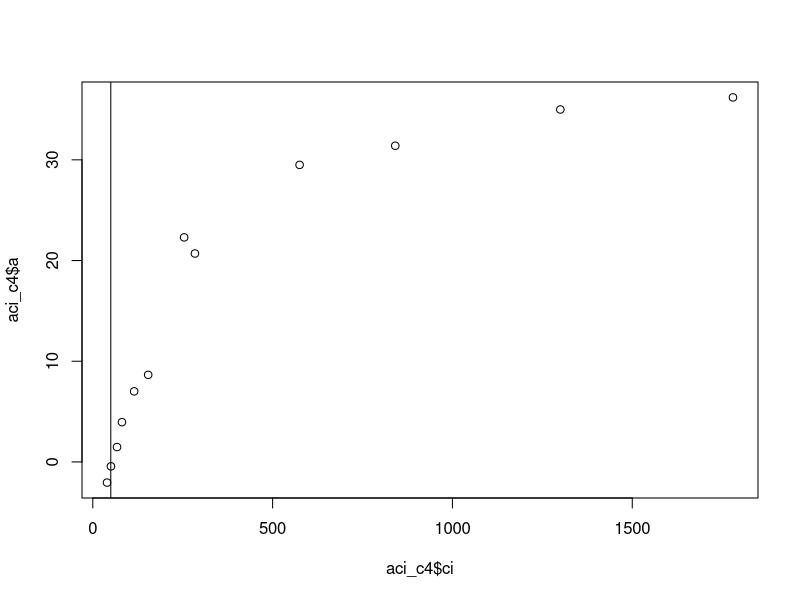

Reproduce this figure in R. (Note: this script raises an error after producing the figure.)
## C4 example
############################################
############################################
############################################
library(doBy); library(stats)
# rm(list=ls()); 
#clear console
#dev.off(); 
#cat("\f") # ~ ~ ~ ~ ~ ~ ~ ~ ~ ~ ~

############################################
# load minpack.lm package to fit C4 curves using nlsLM
############################################
library(minpack.lm)

############################################
# load implementation of C4 ACi curve fitter (based on von Caemmerer 2000 and function AciC4 from plantecophys)
############################################
#general inputs






#Km,GammaStar Optionally, provide Michaelis-Menten coefficient for Farquhar model, and Gammastar. If not provided, they are calculated with a built-in function of leaf temperature


#Rd Day respiration rate (mu mol m-2 s-1), optional (if not provided, calculated from Tleaf, Rd0, Q10 and TrefR). Must be a positive value (an error occurs when a negative value is supplied

O2=210 #O2 Mesophyll O2 concentration
FRM=0.5 #FRM Fraction of day respiration that is mesophyll respiration (Rm)
alpha=0 #alpha Fraction of PSII activity in the bundle sheath (-)
Q10=2 #Q10 T-dependence parameter for Michaelis-Menten coefficients
x=0.4 #x Partitioning factor for electron transport
THETA=0.7 #THETA Shape parameter of the non-rectangular hyperbola
low_gammastar <- 1.93e-4 # Half the reciprocal for Rubisco specificity (NOT CO2 compensation point)
Vpr=80 #Vpr PEP regeneration (mu mol m-2 s-1)
gbs= 3e-3 #gbs Bundle sheath conductance (mol m-2 s-1)

# enzyme-limited photosynthesis function
A.enzyme.func=a ~ (-(-(((pmin(ci * Vpmax/(ci + Kp), Vpr)) - Rm + gbs * ci) + (Vcmax - Rd) + gbs * 
                             K +((alpha/0.047) * (low_gammastar * Vcmax + Rd * Kc/Ko)))) - 
                         sqrt((-(((pmin(ci * Vpmax/(ci + Kp), Vpr)) - Rm + gbs * ci) + (Vcmax - Rd) + gbs * 
                                   K +((alpha/0.047) * (low_gammastar * Vcmax + Rd * Kc/Ko))))^2 - 4 * a.c * 
                                ((Vcmax - Rd) * ((pmin(ci * Vpmax/(ci + Kp), Vpr)) - Rm + gbs * ci) - 
                                   (Vcmax * gbs * low_gammastar * O2 + Rd * gbs * K))))/(2 * a.c)-Rd

# light-limited photosynthesis function
A.light.func= a~ (-(-((x * ((1/(2 * THETA)) * 
                                  (Qp2 + Jmax - sqrt((Qp2 + Jmax)^2 - 4 * THETA * Qp2 * Jmax)))/2 - 
                             Rm + gbs * ci) + ((1 - x) * ((1/(2 * THETA)) * 
                                                            (Qp2 + Jmax - sqrt((Qp2 + Jmax)^2 - 4 * THETA * Qp2 * Jmax)))/3 - Rd) +
                            gbs * (7 * low_gammastar * O2/3) + alpha * low_gammastar/0.047 *((1 - x) * 
                                                                                               ((1/(2 * THETA)) * 
                                                                                                  (Qp2 + Jmax - sqrt((Qp2 + Jmax)^2 - 4 * THETA * Qp2 * Jmax)))/3 + 7*Rd/3))) - 
                        sqrt((-((x * ((1/(2 * THETA)) * (Qp2 + Jmax - sqrt((Qp2 + Jmax)^2 - 4 * THETA * Qp2 * Jmax)))/2 - 
                                   Rm + gbs * ci) + ((1 - x) * ((1/(2 * THETA)) * 
                                                                  (Qp2 + Jmax - sqrt((Qp2 + Jmax)^2 - 4 * THETA * Qp2 * Jmax)))/3 - Rd) +
                                  gbs * (7 * low_gammastar * O2/3) + alpha * low_gammastar/0.047 *((1 - x) * 
                                                                                                     ((1/(2 * THETA)) * 
                                                                                                        (Qp2 + Jmax - sqrt((Qp2 + Jmax)^2 - 4 * THETA * Qp2 * Jmax)))/3 + 7*Rd/3)))^2 - 
                               4 * a.j * (((x * ((1/(2 * THETA)) * (Qp2 + Jmax - sqrt((Qp2 + Jmax)^2 - 4 * THETA * Qp2 * Jmax)))/2 - 
                                              Rm + gbs * ci) * ((1 - x) * ((1/(2 * THETA)) * (Qp2 + Jmax - sqrt((Qp2 + Jmax)^2 - 4 * 
                                                                                                                  THETA * Qp2 * Jmax)))/3 - Rd)) -gbs * 
                                            low_gammastar * O2 * ((1 - x) * ((1/(2 * THETA)) * 
                                                                               (Qp2 + Jmax - sqrt((Qp2 + Jmax)^2 - 4 * THETA * Qp2 * Jmax)))/3 + 7 * Rd/3))))/(2 * a.j)-Rd

############################################
# set parameters
############################################
id_c4 <- 'KBS_Zmay_1' # identifier for C4 curve of interest
b_tresp_R <- 0.1781075 # value for b parameter in temperature response curve for respiration (From Smith and Dukes (2017), doi = 10.1111/gcb.13735)
c_tresp_R <- -0.00179152 # value for c parameter in temperature response curve for respiration (From Smith and Dukes (2017), doi = 10.1111/gcb.13735)

############################################
# read in ACi curve
############################################
source<- read.csv('A_Ci_rawdata.csv') # set path within local environment
reps<-unique(source$curve_no)
aci_c4<-subset(source, curve_no == reps[[88]])
############################################
# read in SLCE_data
############################################'
#slce <- read.csv('LCE_data.csv') # set path to local environment
#slce_c4 = subset(slce, aci_id == id_c4) # slce data for individual of interest

############################################
# extract dark respiration value from SLCE_data and add to Aci dataset
############################################
#rd_c4 <- slce_c4$Rd # find Rd value for curve of interest
#rd_c4_tphoto <- rd_c4 / exp((b_tresp_R * (slce_c4$Tleaf_R - slce_c4$Tleaf_photo)) + 
                     #         (c_tresp_R * (slce_c4$Tleaf_R^2 - slce_c4$Tleaf_photo^2))) # adjust Rd to similar temperature as the A/Ci data
#aci_c4$Rd <- rd_c4_tphoto # add dark respiration to ACi data

############################################
# set fit parameters (see documentation for function AciC4 from plantecophys)
############################################
Tleaf=25 # in dataframe, in CHR format # mean of measurement_t = 24.7
Rd= 1 #find that article on this. 
PPFD=mean(aci_c4$measurement_ppfd)
# Michaelis-Menten coefficients for CO2 (Kc, mu mol mol-1) and O (Ko, mmol mol-1) and combined (K)
Kc <- 650*Q10^((Tleaf-25)/10)
Kp <- 80*Q10^((Tleaf-25)/10)
Ko <- 450*Q10^((Tleaf-25)/10)
K <- Kc*(1+O2/Ko)
Rm <-  FRM*Rd # Day leaf respiration, umol m-2 s-1
Qp2 <- PPFD*0.85*(1-0.15)/2 # Non-rectangular hyperbola describing light effect on electron transport rate (J)
a.c <- 1 - (alpha*Kc)/(0.047*Ko)
a.j <- 1 - 7 * low_gammastar * alpha/(3 * 0.047)

############################################
# plot data to estimate transition point & find irregularities
############################################

plot(aci_c4$a~aci_c4$ci)
ci_trans <- 50 # estimated Ci transition point
abline(v = ci_trans)
# note the need to remove Ci point below 0

############################################
# fit the enzyme and light limited portions of the curve separately
############################################
#est.Vcmax<-30

fit_enzyme <- nlsLM(A.enzyme.func, data = subset(aci_c4, ci < ci_trans & ci > 0), 
                    start=list(Vcmax=10,Vpmax=100), control=nls.control(maxiter=500, minFactor=1/10000)) # fit the enzyme limited portion of the curve (Vcmax and Vpmax)
fit_light = nlsLM(A.light.func, data= subset(aci_c4, ci >= ci_trans), 
                  start = list(Jmax = 130), control = nls.control(maxiter = 500, minFactor = 1/10000)) # fit the light-limted portion of the curve (Jmax)


# make a temp df for storage ####
#Obser<-subset(aci_c4, ci < ci_trans & ci > 0)
#Obser
#predict(fit_enzyme)


output<-data.frame(Vcmax=as.numeric(),
                    Vpmax=as.numeric(), 
                   ci_trans=as.numeric())

sum.enzyme<-summary(fit_enzyme)
Vcmax<-sum.enzyme$coefficients[1,1]
Vpmax<-sum.enzyme$coefficients[2,1]

temp.df<-data.frame(Vcmax, Vpmax, ci_trans)

#output<-rbind(output, temp.df)
